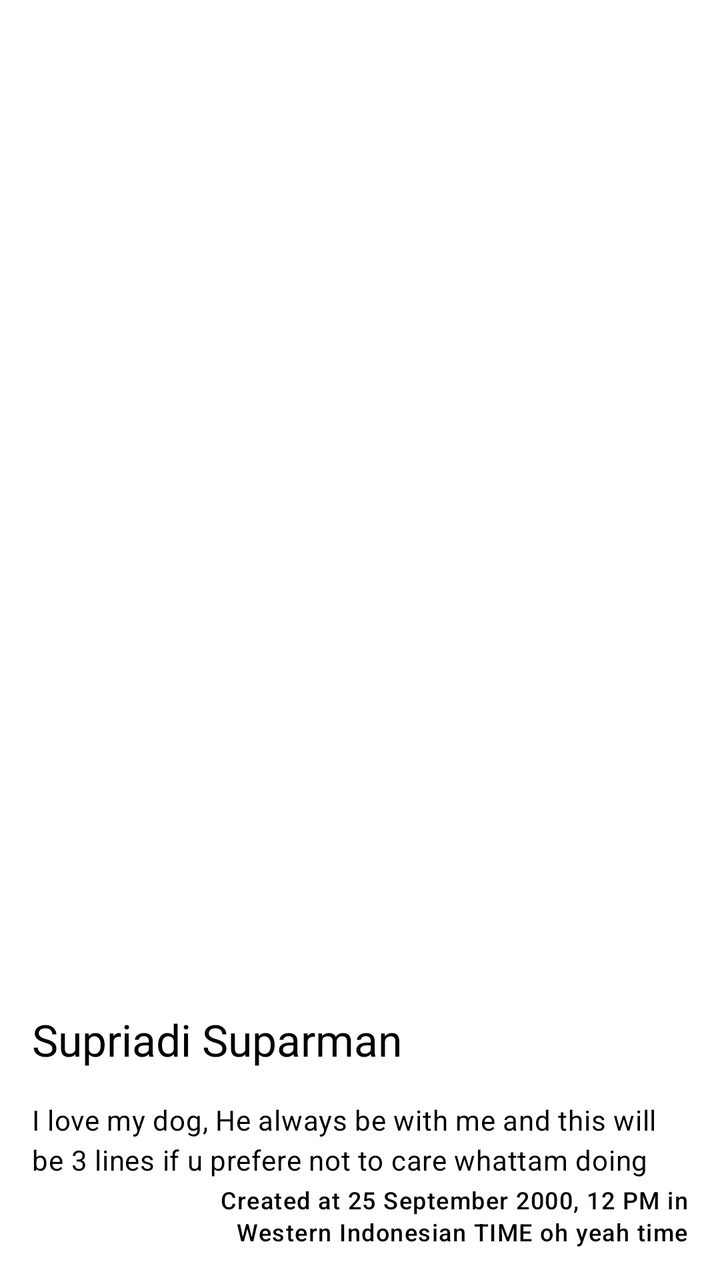
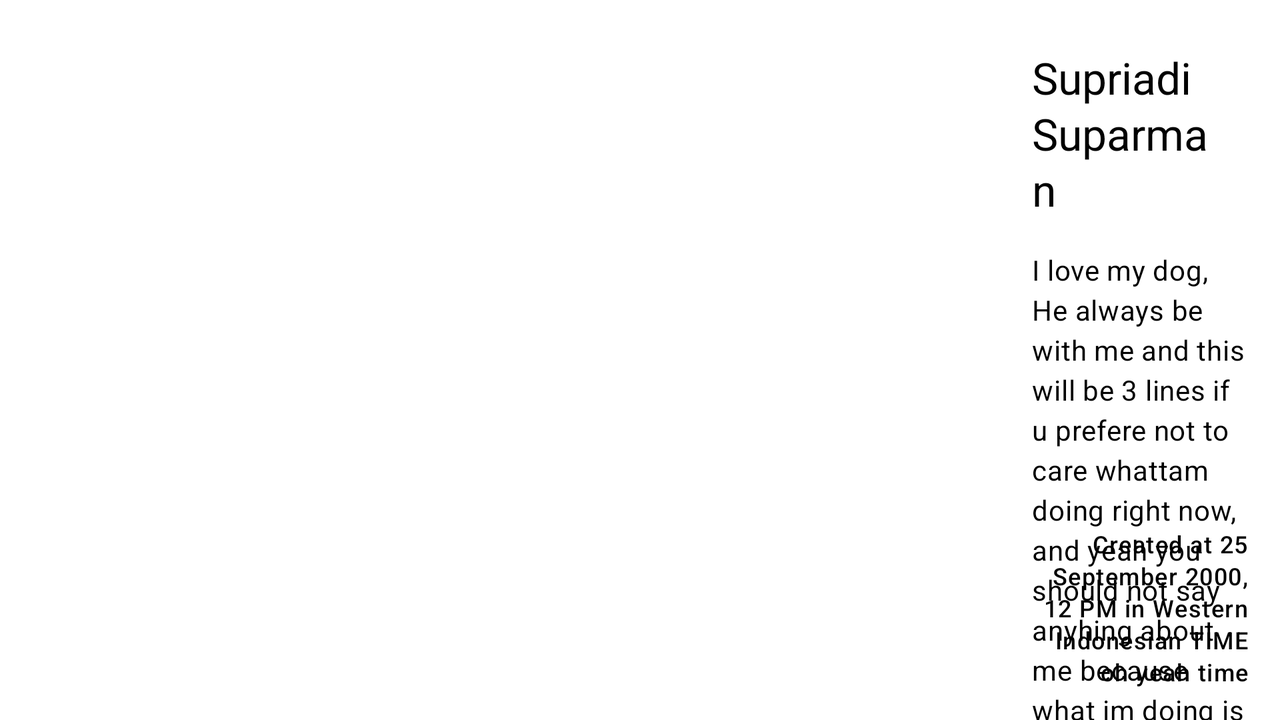

One screen, two layout resources from the same app: the default and the repository's alternative for another configuration. Each is rendered where Android would select it; the XML of both is given below.
<!-- AndroidManifest.xml: application theme Theme.AppCompat.Starting -->
<!-- res/layout/fragment_detail.xml -->
<?xml version="1.0" encoding="utf-8"?>
<androidx.constraintlayout.widget.ConstraintLayout xmlns:android="http://schemas.android.com/apk/res/android"
    xmlns:app="http://schemas.android.com/apk/res-auto"
    xmlns:tools="http://schemas.android.com/tools"
    android:layout_width="match_parent"
    android:layout_height="match_parent"
    tools:context=".ui.main.home.detail.DetailFragment">

    <ImageView
        android:id="@+id/detailImage"
        android:layout_width="0dp"
        android:layout_height="0dp"
        android:contentDescription="@string/image_story"
        android:scaleType="fitXY"
        app:layout_constraintBottom_toTopOf="@+id/guideline4"
        android:transitionName="imageTarget"
        app:layout_constraintEnd_toEndOf="parent"
        app:layout_constraintHorizontal_bias="0.5"
        app:layout_constraintStart_toStartOf="parent"
        app:layout_constraintTop_toTopOf="parent"
        tools:src="@tools:sample/avatars" />

    <androidx.constraintlayout.widget.Guideline
        android:id="@+id/guideline4"
        android:layout_width="wrap_content"
        android:layout_height="wrap_content"
        android:orientation="horizontal"
        app:layout_constraintGuide_begin="481dp" />

    <TextView
        android:id="@+id/detailName"
        style="@style/TextAppearance.Material3.TitleLarge"
        android:layout_width="0dp"
        android:layout_height="wrap_content"
        android:layout_marginStart="16dp"
        android:layout_marginTop="24dp"
        android:layout_marginEnd="16dp"
        android:transitionName="titleTarget"
        app:layout_constraintEnd_toEndOf="parent"
        app:layout_constraintStart_toStartOf="parent"
        app:layout_constraintTop_toTopOf="@+id/guideline4"
        tools:text="Supriadi Suparman" />

    <TextView
        android:id="@+id/detailDate"
        style="@style/TextAppearance.Material3.LabelMedium"
        android:layout_width="0dp"
        android:layout_height="wrap_content"
        android:layout_marginStart="72dp"
        android:layout_marginEnd="16dp"
        android:layout_marginBottom="16dp"
        android:textAlignment="textEnd"
        android:transitionName="dateTarget"
        app:layout_constraintBottom_toBottomOf="parent"
        app:layout_constraintEnd_toEndOf="parent"
        app:layout_constraintHorizontal_bias="1.0"
        app:layout_constraintStart_toStartOf="parent"
        tools:text="Created at 25 September 2000, 12 PM in Western Indonesian TIME oh yeah time" />

    <TextView
        android:id="@+id/detailDesc"
        style="@style/TextAppearance.Material3.BodyMedium"
        android:layout_width="0dp"
        android:layout_height="0dp"
        android:layout_marginStart="16dp"
        android:layout_marginTop="16dp"
        android:layout_marginEnd="16dp"
        android:ellipsize="end"
        android:transitionName="descTarget"
        app:layout_constraintBottom_toTopOf="@+id/detailDate"
        app:layout_constraintEnd_toEndOf="parent"
        app:layout_constraintHorizontal_bias="0.0"
        app:layout_constraintStart_toStartOf="parent"
        app:layout_constraintTop_toBottomOf="@+id/detailName"
        app:layout_constraintVertical_bias="0.0"
        tools:text="I love my dog, He always be with me and this will be 3 lines if u prefere not to care whattam doing right now, and yeah you should not say anyhing about me because what im doing is just typing lorem ipsum until you dead" />

</androidx.constraintlayout.widget.ConstraintLayout>
<!-- resources referenced by this layout -->
<resources>
  <string name="image_story">Image Story</string>
  <style name="Theme.AppCompat.Starting" parent="Theme.SplashScreen">
          <item name="windowSplashScreenAnimatedIcon">@drawable/flower</item>
          <item name="windowSplashScreenBackground">#FFFFFF</item>
          <item name="postSplashScreenTheme">@style/Theme.AppTheme</item>
      </style>
  <color name="md_theme_light_primary">#3A5BA9</color>
  <color name="md_theme_light_onPrimary">#FFFFFF</color>
  <color name="md_theme_light_primaryContainer">#DAE2FF</color>
  <color name="md_theme_light_onPrimaryContainer">#001847</color>
  <color name="md_theme_light_secondary">#006972</color>
  <color name="md_theme_light_onSecondary">#FFFFFF</color>
  <color name="md_theme_light_secondaryContainer">#8AF2FF</color>
  <color name="md_theme_light_onSecondaryContainer">#001F23</color>
  <color name="md_theme_light_tertiary">#735471</color>
  <color name="md_theme_light_onTertiary">#FFFFFF</color>
  <color name="md_theme_light_tertiaryContainer">#FED7F9</color>
  <color name="md_theme_light_onTertiaryContainer">#2B122B</color>
  <color name="md_theme_light_error">#BA1A1A</color>
  <color name="md_theme_light_errorContainer">#FFDAD6</color>
  <color name="md_theme_light_onError">#FFFFFF</color>
  <color name="md_theme_light_onErrorContainer">#410002</color>
  <color name="md_theme_light_background">#FEFBFF</color>
  <color name="md_theme_light_onBackground">#1B1B1F</color>
  <color name="md_theme_light_surface">#FEFBFF</color>
  <color name="md_theme_light_onSurface">#1B1B1F</color>
  <color name="md_theme_light_surfaceVariant">#E1E2EC</color>
  <color name="md_theme_light_onSurfaceVariant">#45464F</color>
  <color name="md_theme_light_outline">#757780</color>
  <color name="md_theme_light_inverseOnSurface">#F2F0F4</color>
  <color name="md_theme_light_inverseSurface">#303034</color>
  <color name="md_theme_light_inversePrimary">#B2C5FF</color>
  <!-- some entries are left out for length -->
</resources>
<!-- res/layout-land/fragment_detail.xml (the repository's variant of the layout above) -->
<!-- drawn on the phone turned sideways -->
<?xml version="1.0" encoding="utf-8"?>
<androidx.constraintlayout.widget.ConstraintLayout xmlns:android="http://schemas.android.com/apk/res/android"
    xmlns:app="http://schemas.android.com/apk/res-auto"
    xmlns:tools="http://schemas.android.com/tools"
    android:layout_width="match_parent"
    android:layout_height="match_parent"
    tools:context=".ui.main.DetailFragment">

    <ImageView
        android:id="@+id/detailImage"
        android:layout_width="500dp"
        android:layout_height="0dp"
        android:contentDescription="@string/image_story"
        android:scaleType="fitXY"
        android:transitionName="imageTarget"
        app:layout_constraintBottom_toBottomOf="parent"
        app:layout_constraintEnd_toEndOf="parent"
        app:layout_constraintHorizontal_bias="0.0"
        app:layout_constraintStart_toStartOf="parent"
        app:layout_constraintTop_toTopOf="parent"
        tools:src="@tools:sample/avatars" />

    <TextView
        android:id="@+id/detailName"
        style="@style/TextAppearance.Material3.TitleLarge"
        android:layout_width="0dp"
        android:layout_height="wrap_content"
        android:layout_marginStart="16dp"
        android:layout_marginTop="24dp"
        android:layout_marginEnd="28dp"
        android:transitionName="titleTarget"
        app:layout_constraintEnd_toEndOf="parent"
        app:layout_constraintStart_toEndOf="@+id/detailImage"
        app:layout_constraintTop_toTopOf="parent"
        tools:text="Supriadi Suparman" />

    <TextView
        android:id="@+id/detailDate"
        style="@style/TextAppearance.Material3.LabelMedium"
        android:layout_width="0dp"
        android:layout_height="wrap_content"
        android:layout_marginStart="16dp"
        android:layout_marginEnd="16dp"
        android:layout_marginBottom="16dp"
        android:textAlignment="textEnd"
        android:transitionName="dateTarget"
        app:layout_constraintBottom_toBottomOf="parent"
        app:layout_constraintEnd_toEndOf="parent"
        app:layout_constraintHorizontal_bias="1.0"
        app:layout_constraintStart_toEndOf="@+id/detailImage"
        tools:text="Created at 25 September 2000, 12 PM in Western Indonesian TIME oh yeah time" />

    <TextView
        android:id="@+id/detailDesc"
        style="@style/TextAppearance.Material3.BodyMedium"
        android:layout_width="0dp"
        android:layout_height="wrap_content"
        android:layout_marginStart="16dp"
        android:layout_marginTop="16dp"
        android:layout_marginEnd="16dp"
        android:ellipsize="end"
        android:transitionName="descTarget"
        app:layout_constraintBottom_toTopOf="@+id/detailDate"
        app:layout_constraintEnd_toEndOf="parent"
        app:layout_constraintHorizontal_bias="0.0"
        app:layout_constraintStart_toEndOf="@+id/detailImage"
        app:layout_constraintTop_toBottomOf="@+id/detailName"
        app:layout_constraintVertical_bias="0.0"
        tools:text="I love my dog, He always be with me and this will be 3 lines if u prefere not to care whattam doing right now, and yeah you should not say anyhing about me because what im doing is just typing lorem ipsum until you dead" />

</androidx.constraintlayout.widget.ConstraintLayout>
